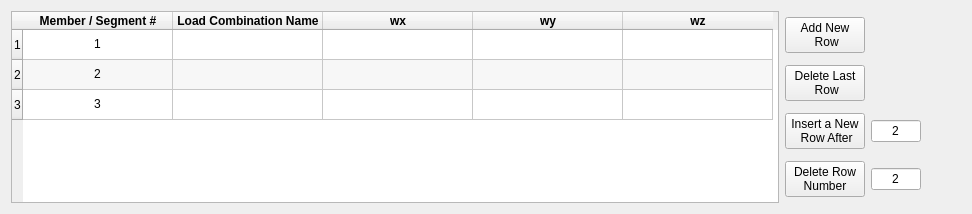
          <widget class="QWidget" name="Def_Uni_Load">
           <attribute name="title">
            <string>Define Uniform Loads</string>
           </attribute>
           <layout class="QHBoxLayout" name="horizontalLayout_10">
            <item>
             <widget class="QTableWidget" name="Uniform_loading_table">
              <property name="minimumSize">
               <size>
                <width>768</width>
                <height>0</height>
               </size>
              </property>
              <property name="dragDropMode">
               <enum>QAbstractItemView::DragDrop</enum>
              </property>
              <property name="alternatingRowColors">
               <bool>true</bool>
              </property>
              <attribute name="horizontalHeaderDefaultSectionSize">
               <number>150</number>
              </attribute>
              <row>
               <property name="text">
                <string>1</string>
               </property>
              </row>
              <row>
               <property name="text">
                <string>2</string>
               </property>
              </row>
              <row>
               <property name="text">
                <string>3</string>
               </property>
              </row>
              <column>
               <property name="text">
                <string>Member / Segment #</string>
               </property>
               <property name="font">
                <font>
                 <weight>75</weight>
                 <bold>true</bold>
                </font>
               </property>
              </column>
              <column>
               <property name="text">
                <string>Load Combination Name</string>
               </property>
               <property name="font">
                <font>
                 <weight>75</weight>
                 <bold>true</bold>
                </font>
               </property>
              </column>
              <column>
               <property name="text">
                <string>wx</string>
               </property>
               <property name="font">
                <font>
                 <weight>75</weight>
                 <bold>true</bold>
                </font>
               </property>
              </column>
              <column>
               <property name="text">
                <string>wy</string>
               </property>
               <property name="font">
                <font>
                 <weight>75</weight>
                 <bold>true</bold>
                </font>
               </property>
              </column>
              <column>
               <property name="text">
                <string>wz</string>
               </property>
               <property name="font">
                <font>
                 <weight>75</weight>
                 <bold>true</bold>
                </font>
               </property>
              </column>
              <item row="0" column="0">
               <property name="text">
                <string>1</string>
               </property>
               <property name="textAlignment">
                <set>AlignCenter</set>
               </property>
              </item>
              <item row="0" column="1">
               <property name="text">
                <string/>
               </property>
               <property name="flags">
                <set>ItemIsSelectable|ItemIsDragEnabled|ItemIsDropEnabled|ItemIsUserCheckable|ItemIsEnabled</set>
               </property>
              </item>
              <item row="1" column="0">
               <property name="text">
                <string>2</string>
               </property>
               <property name="textAlignment">
                <set>AlignCenter</set>
               </property>
              </item>
              <item row="2" column="0">
               <property name="text">
                <string>3</string>
               </property>
               <property name="textAlignment">
                <set>AlignCenter</set>
               </property>
              </item>
             </widget>
            </item>
            <item>
             <layout class="QGridLayout" name="gridLayout_16">
              <item row="1" column="0">
               <widget class="QPushButton" name="Delete_last_row_uni_load">
                <property name="minimumSize">
                 <size>
                  <width>0</width>
                  <height>0</height>
                 </size>
                </property>
                <property name="maximumSize">
                 <size>
                  <width>200</width>
                  <height>16777215</height>
                 </size>
                </property>
                <property name="text">
                 <string>Delete Last 
 Row</string>
                </property>
               </widget>
              </item>
              <item row="3" column="0">
               <widget class="QPushButton" name="Delete_new_row_button_uni_load">
                <property name="maximumSize">
                 <size>
                  <width>150</width>
                  <height>16777215</height>
                 </size>
                </property>
                <property name="text">
                 <string>Delete Row 
Number</string>
                </property>
               </widget>
              </item>
              <item row="2" column="0">
               <widget class="QPushButton" name="Insert_new_row_button_uni_load">
                <property name="enabled">
                 <bool>true</bool>
                </property>
                <property name="maximumSize">
                 <size>
                  <width>150</width>
                  <height>16777215</height>
                 </size>
                </property>
                <property name="text">
                 <string>Insert a New 
 Row After</string>
                </property>
               </widget>
              </item>
              <item row="0" column="0">
               <widget class="QPushButton" name="Add_new_row_uni_load">
                <property name="maximumSize">
                 <size>
                  <width>200</width>
                  <height>16777215</height>
                 </size>
                </property>
                <property name="text">
                 <string>Add New
 Row</string>
                </property>
               </widget>
              </item>
              <item row="2" column="1">
               <widget class="QLineEdit" name="Inser_number_uni_load">
                <property name="maximumSize">
                 <size>
                  <width>50</width>
                  <height>16777215</height>
                 </size>
                </property>
                <property name="layoutDirection">
                 <enum>Qt::LeftToRight</enum>
                </property>
                <property name="text">
                 <string>2</string>
                </property>
                <property name="alignment">
                 <set>Qt::AlignCenter</set>
                </property>
               </widget>
              </item>
              <item row="3" column="1">
               <widget class="QLineEdit" name="Delete_number_uni_load">
                <property name="maximumSize">
                 <size>
                  <width>50</width>
                  <height>16777215</height>
                 </size>
                </property>
                <property name="text">
                 <string>2</string>
                </property>
                <property name="alignment">
                 <set>Qt::AlignCenter</set>
                </property>
               </widget>
              </item>
             </layout>
            </item>
            <item>
             <spacer name="horizontalSpacer_10">
              <property name="orientation">
               <enum>Qt::Horizontal</enum>
              </property>
              <property name="sizeHint" stdset="0">
               <size>
                <width>40</width>
                <height>20</height>
               </size>
              </property>
             </spacer>
            </item>
           </layout>
          </widget>
